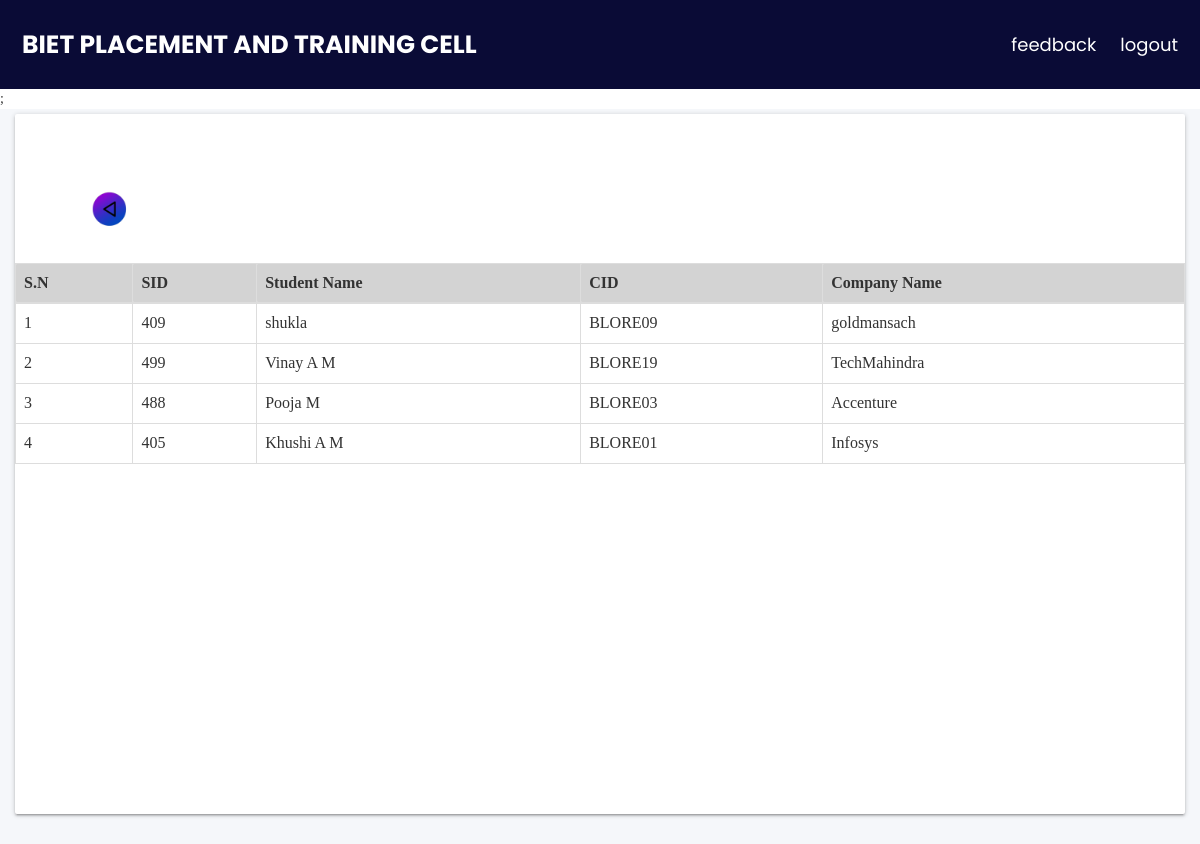
Screenshot of /viewp.php with the database file from the repository.
### tables this page shows
CREATE TABLE `placed` (
  `sid` varchar(20) NOT NULL,
  `name` varchar(30) NOT NULL,
  `cid` varchar(30) NOT NULL,
  `cname` varchar(30) NOT NULL
);

### viewp.php (the view, shortened to what this page needs)
<?php
include("templates/header.php");
?>
<!DOCTYPE html>
<html>
<head>
  <link rel="stylesheet" href="https://maxcdn.bootstrapcdn.com/bootstrap/3.4.1/css/bootstrap.min.css">
</head>
<body>
<font face='Nunito Sans'>;
<section class="intro">
  <div class="bg-image h-100" style="background-color: #f5f7fa;">
    <div class="mask d-flex align-items-center h-100">
      <div class="container">
        <div class="row justify-content-center">
          <div class="col-12">
            <div class="card">
              <div class="card-body p-0">
                <div class="table-responsive table-scroll" data-mdb-perfect-scrollbar="true" style="position: relative; height: 700px">
                  <table class="table table-striped mb-0">
    <div class="div-img">
    <a href="a_app.php"><img src="images/back.png"></a>
    </div>
      <table class="table table-bordered" border="2">
       <thead>
        <tr bgcolor="#D3D3D3">
         <th>S.N</th>
         <th>SID</th>
         <th>Student Name</th>
         <th>CID </th>
         <th>Company Name </th>
    </thead>
    <tbody>
    <?php
     $conn = mysqli_connect("localhost", "root", "", "placement");
     $query="select * from placed";
     $r=mysqli_query($conn,$query);
     $sn=1;
     while($row=mysqli_fetch_row($r))
     {
          echo "<tr>";  echo "<td>";
          echo $sn; echo "</td>";
          $sn++;
         echo "<td>";
         echo $row[0]; echo "</td>";
         echo "<td>";
         echo $row[1]; echo "</td>";
         echo "<td>";
         echo $row[2]; echo "</td>";
         echo "<td>";
         echo $row[3]; echo "</td>";
     }
 ?>
</tr>
</table>
    </font>
</body>
</html>
</body>
</html>

### viewp.php (style rules this page uses)
.div-img { display:flex; padding-top:5%; padding-left:5%; }
img { transition: transform .2s; width:70px; height:70px; }

### rows the page displays
placed: sid "409", name "shukla", cid "BLORE09", cname "goldmansach"
placed: sid "499", name "Vinay A M", cid "BLORE19", cname "TechMahindra"
placed: sid "488", name "Pooja M", cid "BLORE03", cname "Accenture"
placed: sid "405", name "Khushi A M", cid "BLORE01", cname "Infosys"
